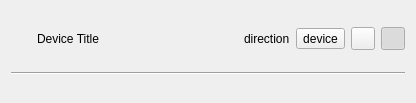
<?xml version="1.0" encoding="UTF-8"?>
<ui version="4.0">
 <class>StreamWidget</class>
 <widget class="QWidget" name="StreamWidget">
  <property name="geometry">
   <rect>
    <x>0</x>
    <y>0</y>
    <width>416</width>
    <height>103</height>
   </rect>
  </property>
  <property name="windowTitle">
   <string>Form</string>
  </property>
  <layout class="QVBoxLayout" name="verticalLayout">
   <item>
    <layout class="QHBoxLayout" name="horizontalLayout">
     <item>
      <widget class="QLabel" name="iconImage"/>
     </item>
     <item>
      <widget class="QLabel" name="boldNameLabel">
       <property name="text">
        <string/>
       </property>
      </widget>
     </item>
     <item>
      <widget class="ElidingLabel" name="nameLabel">
       <property name="text">
        <string>Device Title</string>
       </property>
      </widget>
     </item>
     <item>
      <spacer name="horizontalSpacer">
       <property name="orientation">
        <enum>Qt::Horizontal</enum>
       </property>
       <property name="sizeHint" stdset="0">
        <size>
         <width>40</width>
         <height>20</height>
        </size>
       </property>
      </spacer>
     </item>
     <item>
      <widget class="QLabel" name="directionLabel">
       <property name="text">
        <string>direction</string>
       </property>
      </widget>
     </item>
     <item>
      <widget class="QToolButton" name="deviceButton">
       <property name="text">
        <string>device</string>
       </property>
      </widget>
     </item>
     <item>
      <widget class="QToolButton" name="muteToggleButton">
       <property name="toolTip">
        <string>Mute audio</string>
       </property>
       <property name="icon">
        <iconset theme="audio-volume-muted"/>
       </property>
       <property name="checkable">
        <bool>true</bool>
       </property>
      </widget>
     </item>
     <item>
      <widget class="QToolButton" name="lockToggleButton">
       <property name="toolTip">
        <string>Lock channels together</string>
       </property>
       <property name="icon">
        <iconset theme="changes-prevent-symbolic"/>
       </property>
       <property name="checkable">
        <bool>true</bool>
       </property>
       <property name="checked">
        <bool>true</bool>
       </property>
      </widget>
     </item>
    </layout>
   </item>
   <item>
    <layout class="QGridLayout" name="channelsGrid"/>
   </item>
   <item>
    <widget class="Line" name="line">
     <property name="orientation">
      <enum>Qt::Horizontal</enum>
     </property>
    </widget>
   </item>
  </layout>
 </widget>
 <customwidgets>
  <customwidget>
   <class>ElidingLabel</class>
   <extends>QLabel</extends>
   <header>elidinglabel.h</header>
  </customwidget>
 </customwidgets>
 <resources/>
 <connections/>
</ui>
